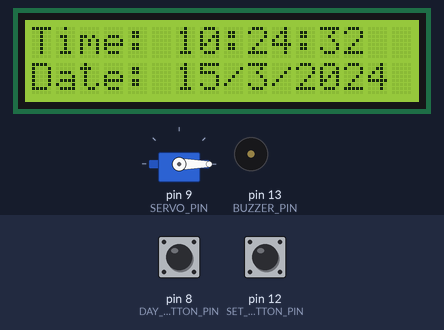
A sketch run on a simulated Arduino Uno, built with avr-gcc and run on an emulated ATmega328P. On the bench: 16×2 character LCD, servo, buzzer (waves = sounding, pin HIGH). The test bench sets the inputs (shaded band); at power-on: pin 8 (DAY_BUTTON_PIN) HIGH, pin 12 (SET_ALARM_BUTTON_PIN) HIGH. The local clock reads 2024-03-15 10:24:30 at power-on unless the sketch sets it.

Above: at 3.2 s.
3.3 s: pin 8 (DAY_BUTTON_PIN) pulled LOW for 1 s
At 7.8 s:
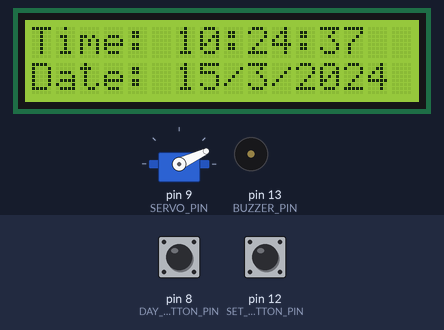
8.0 s: pin 8 (DAY_BUTTON_PIN) pulled LOW for 3.2 s
At 12.5 s:
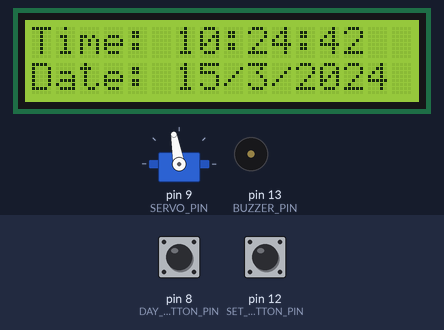
12.7 s: pin 8 (DAY_BUTTON_PIN) pulled LOW for 1 s
At 17.3 s:
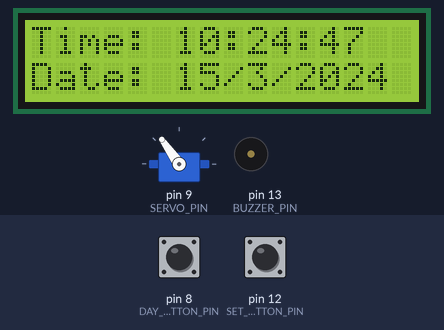
17.4 s: pin 8 (DAY_BUTTON_PIN) pulled LOW for 3.2 s
At 18.6 s:
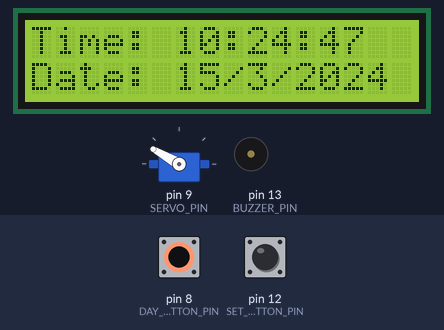
Timing chart, 0 to 21.4 s (numbered marks = the images above; inputs shaded):
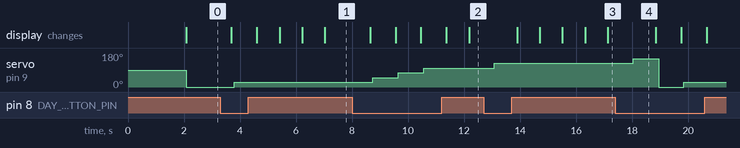

The sketch:

The_Alarm.ino
```cpp
#include <Wire.h>
#include <EEPROM.h>
#include <RTClib.h>
#include <LiquidCrystal.h>
#include <Servo.h>

// Constants for pin assignments and settings
const int SERVO_PIN = 9;
const int DAY_BUTTON_PIN = 8;
const int BUZZER_PIN = 13;
const int INC_BUTTON_PIN = 11;
const int NEXT_BUTTON_PIN = 10;
const int SET_ALARM_BUTTON_PIN = 12;
const int EEPROM_START_ADDRESS = 11;
const int REFILL_ANGLE = 0;
const int ANGLE_PER_DAY = 25; // Change this if the servo angle per day is different

// Creating objects for LCD and RTC
LiquidCrystal lcd(2, 3, 4, 5, 6, 7);
RTC_DS1307 rtc;
Servo servoTest;

// Variables for storing current time and alarm settings
int currentHour, currentMinute, currentSecond;
int alarmHour, alarmMinute;
int currentDate = 0;

void setup() {
  initializeComponents();
  // Set RTC to current date and time at first run
  if (!rtc.isrunning()) {
    rtc.adjust(DateTime(__DATE__, __TIME__));
  }
}

void loop() {
  DateTime now = rtc.now();
  updateCurrentTime(now);
  displayTimeAndDate(now);
  checkAndSetAlarm();
  checkDayButton();
  operateServo();
  delay(200); // Short delay for loop stability
}

// Initializes all components (LCD, RTC, buttons, servo)
void initializeComponents() {
  Wire.begin();
  rtc.begin();
  lcd.begin(16, 2);
  pinMode(INC_BUTTON_PIN, INPUT_PULLUP);
  pinMode(NEXT_BUTTON_PIN, INPUT_PULLUP);
  pinMode(SET_ALARM_BUTTON_PIN, INPUT_PULLUP);
  pinMode(BUZZER_PIN, OUTPUT);
  pinMode(DAY_BUTTON_PIN, INPUT_PULLUP);
  servoTest.attach(SERVO_PIN);
  displayStartupMessage();
}

// Displays a startup message on the LCD
void displayStartupMessage() {
  lcd.setCursor(0, 0);
  lcd.print("Real Time Clock");
  lcd.setCursor(0, 1);
  lcd.print("John & Jacob");
  delay(2000);
  lcd.clear();
}

// Updates the current time variables from the RTC
void updateCurrentTime(const DateTime& now) {
  currentHour = now.hour();
  currentMinute = now.minute();
  currentSecond = now.second();
}

// Displays the current time and date on the LCD
void displayTimeAndDate(const DateTime& now) {
  lcd.clear();
  lcd.setCursor(0, 0);
  lcd.print("Time: ");
  lcd.print(currentHour);
  lcd.print(":");
  lcd.print(currentMinute);
  lcd.print(":");
  lcd.print(currentSecond);
  lcd.setCursor(0, 1);
  lcd.print("Date: ");
  lcd.print(now.day());
  lcd.print("/");
  lcd.print(now.month());
  lcd.print("/");
  lcd.print(now.year());
}

// Checks if the set alarm button is pressed and initiates alarm setting
void checkAndSetAlarm() {
  if (digitalRead(SET_ALARM_BUTTON_PIN) == LOW) {
    setAlarmTime();
  }
}

// Allows the user to set the alarm time
void setAlarmTime() {
  // Detailed implementation of setting alarm time goes here
}

// Checks the state of the day button and updates the current date
void checkDayButton() {
  if (digitalRead(DAY_BUTTON_PIN) == LOW) {
    currentDate = (currentDate + 1) % 7;
    delay(100); // Debounce delay to avoid multiple reads
  }
}

// Operates the servo based on the current date
void operateServo() {
  int angle = REFILL_ANGLE + currentDate * ANGLE_PER_DAY;
  servoTest.write(angle);
  delay(600); // Allows time for the servo to move to position
}

// Additional functions like beep() and match() can also have detailed comments explaining their logic
```

Measured:
- after the input at 3.3 s, servo on pin 9 (SERVO_PIN): 0° → 25° after 0.49 s
- after the input at 8.0 s, servo on pin 9 (SERVO_PIN): 25° → 50° after 0.74 s, → 75° 0.91 s later, → 100° 0.91 s later
- after the input at 12.7 s, servo on pin 9 (SERVO_PIN): 100° → 125° after 0.39 s
- after the input at 17.4 s, servo on pin 9 (SERVO_PIN): 125° → 150° after 0.64 s, → 0° 0.91 s later, → 25° 0.91 s later
